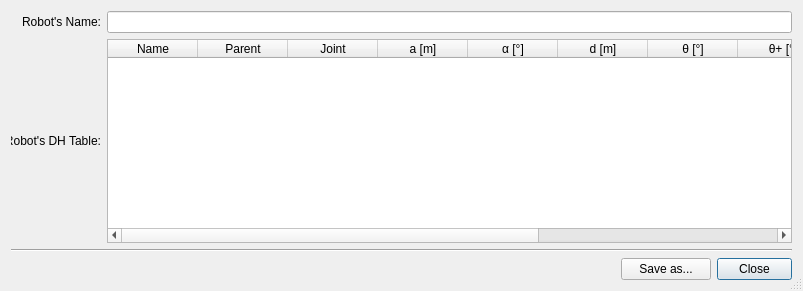
<?xml version="1.0" encoding="UTF-8"?>
<ui version="4.0">
 <class>QDynDialogRobotTable</class>
 <widget class="QDialog" name="QDynDialogRobotTable">
  <property name="windowModality">
   <enum>Qt::NonModal</enum>
  </property>
  <property name="geometry">
   <rect>
    <x>0</x>
    <y>0</y>
    <width>803</width>
    <height>291</height>
   </rect>
  </property>
  <property name="windowTitle">
   <string>Dialog</string>
  </property>
  <property name="sizeGripEnabled">
   <bool>true</bool>
  </property>
  <property name="modal">
   <bool>true</bool>
  </property>
  <layout class="QGridLayout" name="gridLayout" columnstretch="0,0,0,0,0">
   <property name="sizeConstraint">
    <enum>QLayout::SetDefaultConstraint</enum>
   </property>
   <item row="1" column="1" colspan="4">
    <widget class="QTableWidget" name="robotTable">
     <property name="contextMenuPolicy">
      <enum>Qt::CustomContextMenu</enum>
     </property>
     <property name="editTriggers">
      <set>QAbstractItemView::AnyKeyPressed|QAbstractItemView::EditKeyPressed|QAbstractItemView::SelectedClicked</set>
     </property>
     <property name="alternatingRowColors">
      <bool>true</bool>
     </property>
     <attribute name="horizontalHeaderDefaultSectionSize">
      <number>90</number>
     </attribute>
     <attribute name="horizontalHeaderMinimumSectionSize">
      <number>90</number>
     </attribute>
     <column>
      <property name="text">
       <string>Name</string>
      </property>
     </column>
     <column>
      <property name="text">
       <string>Parent</string>
      </property>
     </column>
     <column>
      <property name="text">
       <string>Joint</string>
      </property>
     </column>
     <column>
      <property name="text">
       <string>a [m]</string>
      </property>
     </column>
     <column>
      <property name="text">
       <string>α [°]</string>
      </property>
     </column>
     <column>
      <property name="text">
       <string>d [m]</string>
      </property>
     </column>
     <column>
      <property name="text">
       <string>θ [°]</string>
      </property>
     </column>
     <column>
      <property name="text">
       <string>θ+ [°]</string>
      </property>
     </column>
     <column>
      <property name="text">
       <string>qMin</string>
      </property>
     </column>
     <column>
      <property name="text">
       <string>qMax</string>
      </property>
     </column>
     <column>
      <property name="text">
       <string>Mass [Kg]</string>
      </property>
     </column>
    </widget>
   </item>
   <item row="2" column="0" rowspan="2" colspan="5">
    <widget class="Line" name="line_2">
     <property name="orientation">
      <enum>Qt::Horizontal</enum>
     </property>
    </widget>
   </item>
   <item row="0" column="0">
    <widget class="QLabel" name="label">
     <property name="text">
      <string>Robot's Name:</string>
     </property>
     <property name="alignment">
      <set>Qt::AlignRight|Qt::AlignTrailing|Qt::AlignVCenter</set>
     </property>
    </widget>
   </item>
   <item row="1" column="0">
    <widget class="QLabel" name="label_2">
     <property name="minimumSize">
      <size>
       <width>90</width>
       <height>120</height>
      </size>
     </property>
     <property name="maximumSize">
      <size>
       <width>90</width>
       <height>300</height>
      </size>
     </property>
     <property name="text">
      <string>Robot's DH Table:</string>
     </property>
     <property name="alignment">
      <set>Qt::AlignRight|Qt::AlignTrailing|Qt::AlignVCenter</set>
     </property>
    </widget>
   </item>
   <item row="4" column="4">
    <widget class="QPushButton" name="closeDialog">
     <property name="minimumSize">
      <size>
       <width>75</width>
       <height>0</height>
      </size>
     </property>
     <property name="maximumSize">
      <size>
       <width>75</width>
       <height>16777215</height>
      </size>
     </property>
     <property name="text">
      <string>Close</string>
     </property>
     <property name="icon">
      <iconset resource="../Resources.qrc">
       <normaloff>:/resources/icons/cancel.png</normaloff>:/resources/icons/cancel.png</iconset>
     </property>
     <property name="iconSize">
      <size>
       <width>24</width>
       <height>24</height>
      </size>
     </property>
     <property name="checkable">
      <bool>false</bool>
     </property>
     <property name="autoDefault">
      <bool>true</bool>
     </property>
     <property name="default">
      <bool>false</bool>
     </property>
     <property name="flat">
      <bool>false</bool>
     </property>
    </widget>
   </item>
   <item row="0" column="1" colspan="4">
    <widget class="QLineEdit" name="robotName"/>
   </item>
   <item row="4" column="3">
    <widget class="QPushButton" name="save">
     <property name="minimumSize">
      <size>
       <width>90</width>
       <height>0</height>
      </size>
     </property>
     <property name="maximumSize">
      <size>
       <width>90</width>
       <height>16777215</height>
      </size>
     </property>
     <property name="toolTip">
      <string>Save the current Denavit-Hartenber parameters table into a XML file.</string>
     </property>
     <property name="styleSheet">
      <string notr="true"/>
     </property>
     <property name="text">
      <string>Save as...</string>
     </property>
     <property name="icon">
      <iconset resource="../Resources.qrc">
       <normaloff>:/resources/icons/save_as.png</normaloff>:/resources/icons/save_as.png</iconset>
     </property>
     <property name="iconSize">
      <size>
       <width>24</width>
       <height>24</height>
      </size>
     </property>
     <property name="checkable">
      <bool>false</bool>
     </property>
     <property name="autoDefault">
      <bool>true</bool>
     </property>
     <property name="default">
      <bool>false</bool>
     </property>
     <property name="flat">
      <bool>false</bool>
     </property>
    </widget>
   </item>
  </layout>
  <action name="actionAddLink">
   <property name="icon">
    <iconset resource="../Resources.qrc">
     <normaloff>:/resources/icons/link_add.png</normaloff>:/resources/icons/link_add.png</iconset>
   </property>
   <property name="text">
    <string>Add Link at bottom...</string>
   </property>
   <property name="toolTip">
    <string>Add Link to the current D-H Table</string>
   </property>
  </action>
  <action name="actionDeleteLink">
   <property name="icon">
    <iconset resource="../Resources.qrc">
     <normaloff>:/resources/icons/delete.png</normaloff>:/resources/icons/delete.png</iconset>
   </property>
   <property name="text">
    <string>Delete this Link</string>
   </property>
   <property name="toolTip">
    <string>Delete selected Link</string>
   </property>
  </action>
  <action name="actionClearTable">
   <property name="icon">
    <iconset resource="../Resources.qrc">
     <normaloff>:/resources/icons/table_clear.png</normaloff>:/resources/icons/table_clear.png</iconset>
   </property>
   <property name="text">
    <string>Clear Table</string>
   </property>
   <property name="toolTip">
    <string>Clear the current D-H Table</string>
   </property>
  </action>
 </widget>
 <resources>
  <include location="../Resources.qrc"/>
 </resources>
 <connections/>
</ui>
